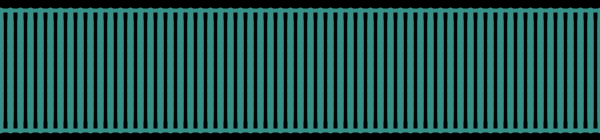
Frame 1 (no input)
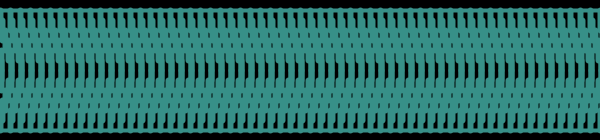
Frame 60 (the mouse pressed at the canvas centre just before this capture)
Frame 120 (the mouse held since frame 60 and released just before this capture): identical to frame 1, image omitted

The Processing sketch that drew these frames (run headless with seeded random() and noise(); from frame 60 on, the mouse is pressed at the canvas centre):

// Processing sketch: processing_150668
// ── processing_150668.pde

int t = 0;
float dx = 0.05;
int di = 10;
int dh = 10;
void setup() {
  size(600, 140 /* 14*dh */);
}
void draw() {
  background(0);
  stroke(55, 144, 136);
  strokeWeight(4);
  line(0, dh, width, dh);
  line(0, height-dh, width, height-dh);
  strokeWeight(6);
  for (int row=1; row<=11; row++)
    for (int i=0; i<=width; i+=di) {
      int x0 = int(t*speed(row)*dx%di);
      line(x0+i, row*dh, x0+i, (row+2)*dh);
    }
  t++;
}
int speed(int row) {
  switch(row) {
  case 2:
    return 1;
  case 3:
    return 2;
  case 4:
    return 3;
  case 5:
    return 4;
  case 6:
    return 4;
  case 7: 
    return 4;
  case 8:
    return 3;
  case 9:
    return 2;
  case 10:
    return 1;
  default:
    return 0;
  }
}
void mousePressed() {
  float dxOld = dx;
  dx = 0.1 * (mouseX-width/2)/200.0;
  t = int(t*dxOld/dx+0.5);
}
